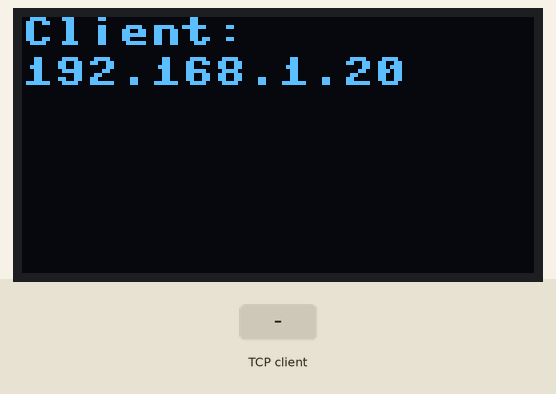
Simulated run of this program. Board: Raspberry Pi Pico running MicroPython. Parts: 128×64 one-colour display. Inputs (shaded band) come from the test bench. The board's own WiFi access point starts at once; one TCP client connects 1 s after the port opens and stays connected; what the program prints to the serial console is not drawn.

Above: at 1.3 s.
1.4 s: the TCP client sends "1"
At 2.0 s:
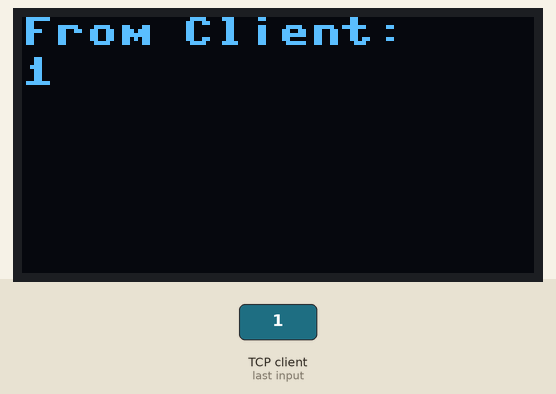
2.9 s: the TCP client sends "on"
At 4.1 s:
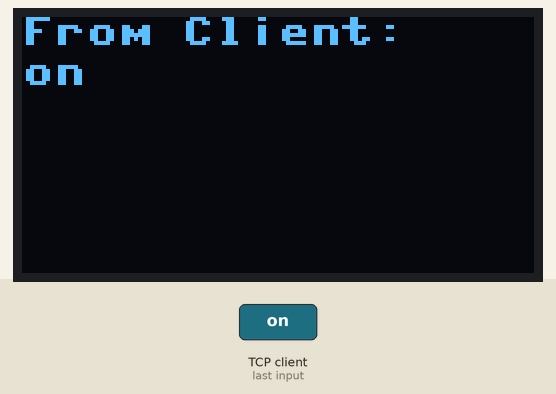
4.4 s: the TCP client sends "off"
At 5.5 s:
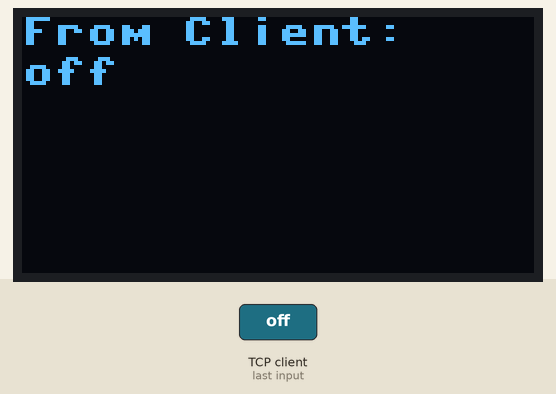
Timing chart, 0 to 7.4 s (numbered marks = the images above; inputs shaded):
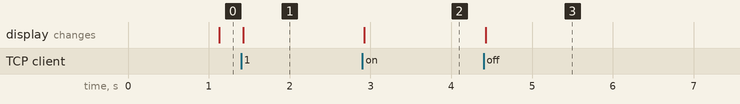

The program:

ap_server.py
```python
from machine import Pin, I2C
import network, socket, time
import ssd1306

# ========== OLED SETUP ==========
i2c = I2C(1, scl=Pin(11), sda=Pin(10), freq=400000)
oled = ssd1306.SSD1306_I2C(128, 64, i2c)

def oled_print(lines):
    oled.fill(0)
    y = 0
    for line in lines:
        oled.text(line, 0, y)
        y += 10
    oled.show()

oled_print(["Pico A: Starting AP"])

# ========== WIFI AP SETUP ==========
SSID = 'Eren'
PASSWORD = '19981998'
PORT = 5000

ap = network.WLAN(network.AP_IF)
ap.config(essid=SSID, password=PASSWORD)
ap.active(True)

oled_print(["AP starting...", SSID])
while not ap.active():
    time.sleep(0.1)

ip = ap.ifconfig()[0]
oled_print(["AP Ready:", ip])

# ========== TCP SERVER ==========
addr = socket.getaddrinfo("0.0.0.0", PORT)[0][-1]
s = socket.socket()
s.bind(addr)
s.listen(1)

oled_print(["AP Ready:", ip, "Listening..."])

while True:
    oled_print(["Waiting client..."])
    conn, client_addr = s.accept()

    oled_print(["Client:", str(client_addr[0])])
    print("Client connected:", client_addr)

    try:
        while True:
            data = conn.recv(1024)
            if not data:
                break

            msg = data.decode()
            print("Received:", msg)

            oled_print([
                "From Client:",
                msg[:16],
                msg[16:32]
            ])

            reply = "A says: " + msg
            conn.send(reply.encode())

    except Exception as e:
        print("Error:", e)

    conn.close()
    oled_print(["Client left"])
```

Measured:
- after the input at 1.4 s, the display: changes at once (image 1)
- after the input at 2.9 s, the display: changes at once (image 2)
- after the input at 4.4 s, the display: changes at once (image 3)
